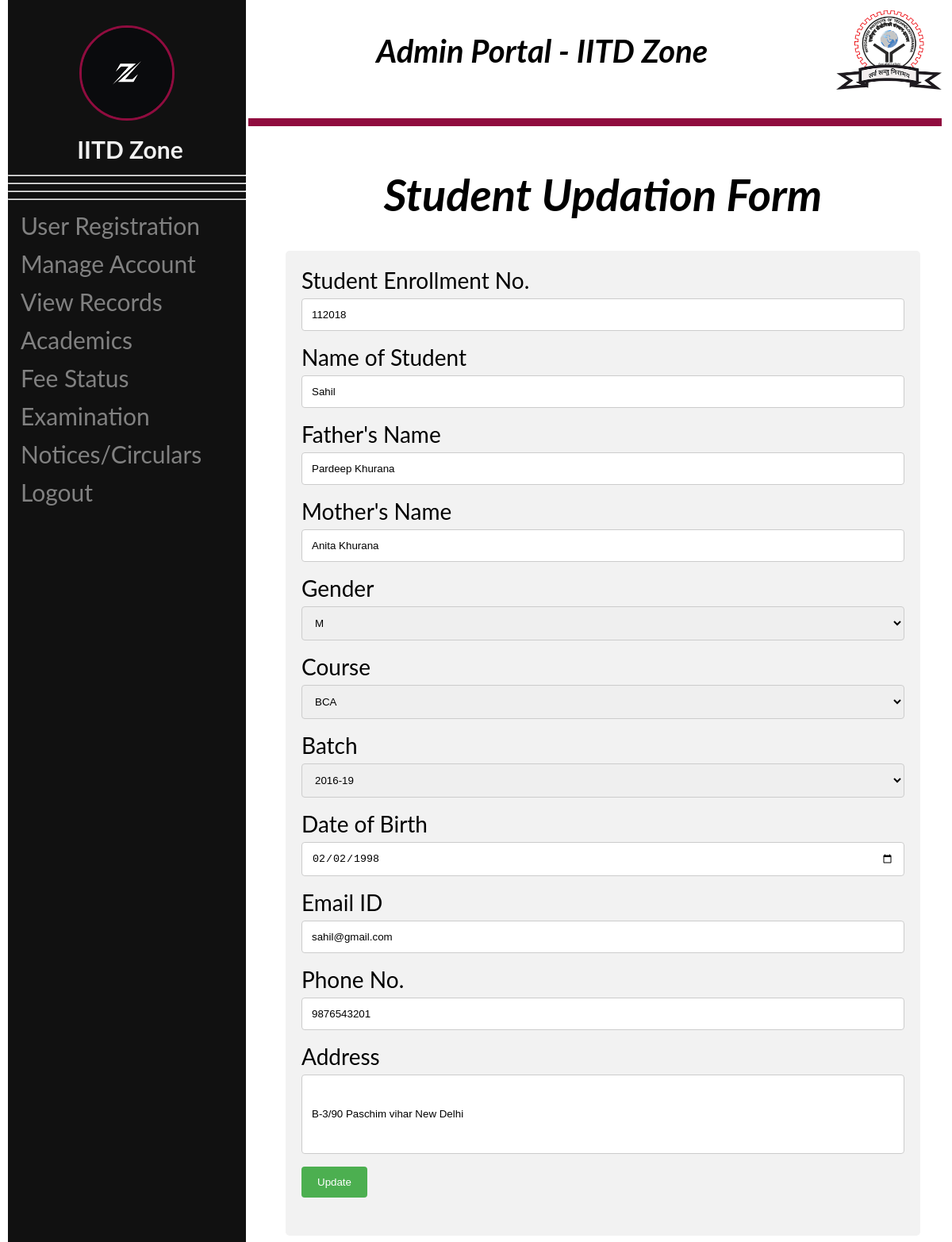
Screenshot of /updatestudb.php?enroll=112018 with the database file from the repository.
### tables this page shows
CREATE TABLE `student` (
  `enroll` varchar(50) NOT NULL,
  `name` varchar(50) NOT NULL,
  `father` varchar(50) NOT NULL,
  `mother` varchar(50) NOT NULL,
  `gender` varchar(10) NOT NULL,
  `Course` varchar(100) NOT NULL,
  `batch` varchar(50) NOT NULL,
  `dob` date NOT NULL,
  `email` varchar(50) NOT NULL,
  `ph` varchar(20) NOT NULL,
  `Address` varchar(100) NOT NULL
);

### updatestudb.php (the view, shortened to what this page needs)
<html>
<head>
</head>
<body>
<?php include("adminhome.php"); ?>
<div class="main">
<div class="content">
<h1><i><b><center> Student Updation Form</center></b></i></h1>
<div class="container">
<?php
	$servername = "localhost";
	$username = "root";
	$password = "";
	$database = "campus";
	$conn = new mysqli($servername, $username, $password, $database);
	if ($conn->connect_error)
		{
    		die("Connection failed: " . $conn->connect_error);
		}
	else
		{
		$enroll = (isset($_GET['enroll']) ? $_GET['enroll'] : '');
		$r = "SELECT * FROM `student` WHERE `enroll`= \"$enroll\"";
		$result = mysqli_query($conn, $r);
		while($row = mysqli_fetch_assoc($result))
			{
			$name = $row['name'];
			$fname = $row['father'];
			$mname = $row['mother'];
			$gender = $row['gender'];
			$course = $row['Course'];
			$batch = $row['batch'];
			$dob = $row['dob'];
			$email = $row['email'];
			$ph = $row['ph'];
			$add = $row['Address'];
	}
	?>
	<form method="post" action="stutest.php">
 <label for="Student Enrollment No.">Student Enrollment No.</label>
     <input class= "not-allowed" type="text"  name="enroll" value="<?php echo $enroll; ?>" readonly/>
 <label for="Name of Student">Name of Student</label>
     <input type="text"  name="name" value="<?php echo $name; ?>" required />
      <label for="Father's Name">Father's Name</label>
     <input type="text"  name="father" value="<?php echo $fname; ?>" required />
      <label for="Mother's Name">Mother's Name</label>
     <input type="text"  name="mother" value="<?php echo $mname; ?> " required />
  <label >Gender</label>
      <select  name="gender">
         <option selected><?php echo $gender; ?></select>
<label >Course</label>
     	<select name="Course" required>
	<option selected><?php echo $course; ?>
	</select>
<label >Batch</label>
     	<select name="batch" required>
	<option selected><?php echo $batch; ?>
	</select>
	<label for="dob">Date of Birth</label>
    <input type="date"  name="dob" value = "<?php echo $dob; ?>" required />
 <label>Email ID</label>
    <input type="email" class= "not-allowed" name="email" value="<?php echo $email; ?>" readonly />
  <label>Phone No.</label>
    <input type="tel"  name="ph" value="<?php echo $ph; ?>" required maxlength="10"/>
     <label >Address</label>
      <input type="text" name="Address" value="<?php echo $add; ?>" style="height:100px">
    <input type="submit" value="Update">
  </form>
<?php
}
?>
</body>
</html>

### updatestudb.php (style rules this page uses)
body { font-family: Arial, Helvetica, sans-serif; }
* { box-sizing: border-box; }
input[type=text], input[type=date] ,input[type=email], input[type=tel], select { width: 100%; padding: 12px; border: 1px solid #ccc; border-radius: 4px; box-sizing: border-box; margin-top: 6px; margin-bottom: 16px; resize: vertical; }
input[type=submit] { background-color: #4CAF50; color: white; padding: 12px 20px; border: none; border-radius: 4px; cursor: pointer; }
.container { border-radius: 5px; background-color: #f2f2f2; padding: 20px; }
.content { max-width: 800px; margin: auto; }
.not-allowed { cursor: not-allowed; }

### adminhome.php (style rules this page uses)
body { font-family: "Lato", sans-serif; }
.main { margin-left: 320px; font-size: 28px; padding: 0px 10px; }

### rows the page displays
student: name "Sahil", father "Pardeep Khurana", mother "Anita Khurana", gender "M", Course "BCA", batch "2016-19", dob "02/02/1998", email "sahil@gmail.com", ph "9876543201", Address "B-3/90 Paschim vihar New Delhi"
